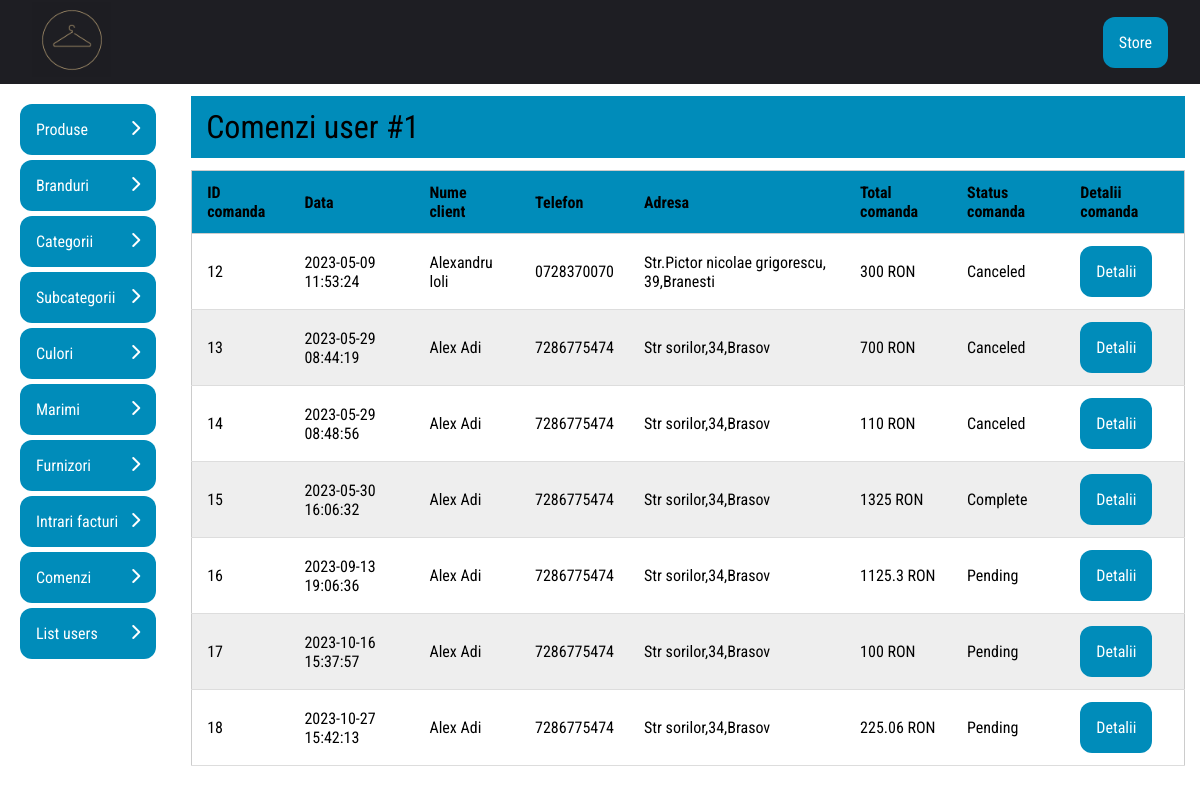
The page /admin_area/view_user_orders.php?user_id=1 (signed in) on the database its author committed.
### tables this page shows
CREATE TABLE IF NOT EXISTS `comenzi` (
  `ID` int NOT NULL AUTO_INCREMENT,
  `cod_client` int NOT NULL,
  `pret_total` float NOT NULL,
  `cod_status` int NOT NULL,
  `data` datetime NOT NULL,
  `metoda_plata` enum('Ramburs la livrare','Card bancar') NOT NULL COMMENT '1(ramburs),2(card)',
  PRIMARY KEY (`ID`),
  KEY `cod_client` (`cod_client`),
  KEY `cod_status` (`cod_status`)
);

CREATE TABLE IF NOT EXISTS `clienti` (
  `ID` int NOT NULL AUTO_INCREMENT,
  `nume` varchar(32) NOT NULL,
  `prenume` varchar(64) NOT NULL,
  `adresa` varchar(100) NOT NULL,
  `cod_judet` int NOT NULL,
  `localitate` varchar(64) NOT NULL,
  `zipcode` varchar(64) NOT NULL,
  `telefon` varchar(12) NOT NULL,
  `date_facturare` varchar(255) NOT NULL,
  `cod_utilizator` int NOT NULL,
  PRIMARY KEY (`ID`),
  KEY `cod_judet` (`cod_judet`),
  KEY `cod_utilizator` (`cod_utilizator`)
);

CREATE TABLE IF NOT EXISTS `comenzi_status` (
  `ID` int NOT NULL AUTO_INCREMENT,
  `denumire` varchar(32) NOT NULL,
  PRIMARY KEY (`ID`)
);

### admin_area/view_user_orders.php (the view, shortened to what this page needs)
<?php
include("../includes/connect.php");
if (isset($_GET['user_id']) && $_GET['user_id'] != '') {
  $user_id = $_GET['user_id'];
}
?>
<!DOCTYPE html>
<html lang="en">
<head>
  <link rel="stylesheet" href="css/style.css">
</head>
<body>
  <?php include('includes/header.php') ?>
  <div class="wrapper">
    <?php include("includes/sidebar.php") ?>
    <div class="container">
      <div class="order-detail-header">Comenzi user #<?= $_GET['user_id'] ?></div>
      <table id="table_field">
        <thead>
          <th>ID comanda</th>
          <th>Data</th>
          <th>Nume client</th>
          <th>Telefon</th>
          <th>Adresa</th>
          <th>Total comanda</th>
          <th>Status comanda</th>
          <th>Detalii comanda</th>
        </thead>
        <tbody>
          <?php
          $user_query = mysqli_query($con, "SELECT *,co.ID AS id_coamanda FROM clienti cl
          INNER JOIN comenzi co ON cl.ID=co.cod_client
          INNER JOIN comenzi_status cs ON co.cod_status=cs.ID
          WHERE cod_utilizator=$user_id");
          while ($row = mysqli_fetch_assoc($user_query)) {
          ?>
            <tr>
              <td data-title="ID comanda">
                <div class="td-wrapper"><?= $row['id_coamanda'] ?></div>
              </td>
              <td data-title="Data">
                <div class="td-wrapper"><?= $row['data'] ?></div>
              </td>
              <td data-title="Nume client">
                <div class="td-wrapper"><?= $row['nume'] . " " . $row['prenume'] ?></div>
              </td>
              <td data-title="Telefon">
                <div class="td-wrapper"><?= $row['telefon'] ?></div>
              </td>
              <td data-title="Adresa">
                <div class="td-wrapper"><?= $row['adresa'] . "," . $row['localitate']  ?></div>
              </td>
              <td data-title="Total comanda">
                <div class="td-wrapper"><?= $row['pret_total'] ?> RON</div>
              </td>
              <td data-title="Status comanda">
                <div class="td-wrapper"><?= $row['denumire'] ?></div>
              </td>
              <td data-title="Detalii comanda">
                <div class="td-wrapper"><a href="order_details.php?id_comanda=<?= $row['id_coamanda'] ?>" class="buttons">Detalii</a></div>
              </td>
            </tr>
          <?php
          }
          ?>
        </tbody>
      </table>
    </div>
  </div>
</body>
</html>

### admin_area/css/style.css (style rules this page uses)
html { height: 100%; box-sizing: border-box; font-family: "Roboto Condensed", sans-serif; }
*, *::before, *::after { box-sizing: border-box; padding: 0; margin: 0; text-decoration: none; }
.wrapper { display: flex; min-height: 90vh; }
.container { display: flex; flex-direction: column; align-items: center; justify-content: flex-start; flex-grow: 1; padding: 12px 15px; }
.buttons { background-color: #008cba; border: none; color: white; padding: 1rem; text-align: center; font-size: 1rem; border-radius: 12px; cursor: pointer; flex-shrink: 1; }
#table_field, #table_field--wide { border-collapse: collapse; width: 100%; border-radius: 5px 5px 0 0; }
#table_field th, #table_field td, #table_field--wide th, #table_field--wide td { padding: 12px 15px; }
#table_field tbody tr, #table_field--wide tbody tr { border-bottom: 1px solid #dddddd; }
#table_field, #table_field thead, #table_field tbody, #table_field th, #table_field td, #table_field tr, #table_field--wide, #table_field--wide thead, #table_field--wide tbody, #table_field--wide th, #table_field--wide td, #table_field--wide tr { display: block; }
#table_field tr, #table_field--wide tr { border: 1px solid #ccc; }
#table_field td, #table_field--wide td { position: relative; }
#table_field td::before, #table_field--wide td::before { position: absolute; top: 0px; left: 0px; width: 110px; padding: 8px; text-align: left; white-space: nowrap; content: attr(data-title); text-transform: capitalize; background: #f9f6e0; height: 100%; overflow: hidden; }
.td-wrapper { padding-left: 120px; display: flex; gap: 0.5rem; flex-shrink: 1; }
#table_field tbody tr:nth-child(even), #table_field--wide tbody tr:nth-child(even) { background: #eee; }
.order-detail-header { padding: 12px 15px; width: 100%; margin-bottom: 12px; background-color: #008cba; font-size: 2rem; }
@media screen and (min-width: 992px) { #table_field { display: table; } }
@media screen and (min-width: 992px) { #table_field thead { display: table-header-group; } }
@media screen and (min-width: 992px) { #table_field td, #table_field th { display: table-cell; } }
@media screen and (min-width: 992px) { #table_field tr { display: table-row; } }
@media screen and (min-width: 992px) { #table_field tbody { display: table-row-group; } }
@media screen and (min-width: 992px) { #table_field thead tr, #table_field td, #table_field td::before { position: static; } }
@media screen and (min-width: 992px) { #table_field td::before { content: none; } }
@media screen and (min-width: 992px) { #table_field .td-wrapper { padding-left: 0; } }

### rows shown on the page
comenzi: ID "12", data "2023-05-09 11:53:24", cod_client.nume "Alexandru", cod_client.prenume "loli", cod_client.telefon "0728370070", cod_client.adresa "Str.Pictor nicolae grigorescu, 39", cod_client.localitate "Branesti", pret_total "300", cod_status.denumire "Canceled"
comenzi: ID "13", data "2023-05-29 08:44:19", cod_client.nume "Alex", cod_client.prenume "Adi", cod_client.telefon "7286775474", cod_client.adresa "Str sorilor,34", cod_client.localitate "Brasov", pret_total "700", cod_status.denumire "Canceled"
comenzi: ID "14", data "2023-05-29 08:48:56", cod_client.nume "Alex", cod_client.prenume "Adi", cod_client.telefon "7286775474", cod_client.adresa "Str sorilor,34", cod_client.localitate "Brasov", pret_total "110", cod_status.denumire "Canceled"
comenzi: ID "15", data "2023-05-30 16:06:32", cod_client.nume "Alex", cod_client.prenume "Adi", cod_client.telefon "7286775474", cod_client.adresa "Str sorilor,34", cod_client.localitate "Brasov", pret_total "1325", cod_status.denumire "Complete"
comenzi: ID "16", data "2023-09-13 19:06:36", cod_client.nume "Alex", cod_client.prenume "Adi", cod_client.telefon "7286775474", cod_client.adresa "Str sorilor,34", cod_client.localitate "Brasov", pret_total "1125.3", cod_status.denumire "Pending"
comenzi: ID "17", data "2023-10-16 15:37:57", cod_client.nume "Alex", cod_client.prenume "Adi", cod_client.telefon "7286775474", cod_client.adresa "Str sorilor,34", cod_client.localitate "Brasov", pret_total "100", cod_status.denumire "Pending"
comenzi: ID "18", data "2023-10-27 15:42:13", cod_client.nume "Alex", cod_client.prenume "Adi", cod_client.telefon "7286775474", cod_client.adresa "Str sorilor,34", cod_client.localitate "Brasov", pret_total "225.06", cod_status.denumire "Pending"

### other values the page prints
$_GET['user_id'] "1"
